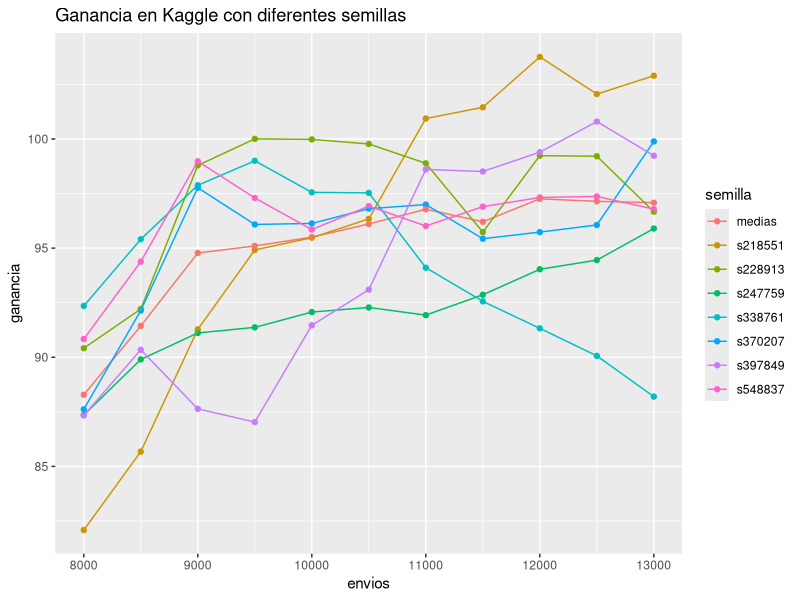

This chart was generated by the following R code:


library(ggplot2)
library(tidyr)
library(dplyr)



#Generar dataset a partir de datos de subidas a kaggle
semillas <- as.data.frame(list("semilla" <- c("s218551","s228913","s247759","s338761","s370207","s397849","s548837"),
                               "e8000" <- c(82.084, 90.414,87.357,92.351,87.614,87.334,90.834),
                               "e8500" <- c(85.677, 92.211,89.901,95.407,92.141,90.344,94.381),
                               "e9000" <- c(91.277, 98.790,91.114,97.880,97.764,87.637,98.977),
                               "e9500" <- c(94.917, 100.004,91.371,99.000,96.084,87.031,97.297),
                               "e10000" <- c(95.477,99.980,92.071,97.554,96.131,91.464,95.851),
                               "e10500" <- c(96.340,99.770,92.281,97.530,96.807,93.097,96.924),
                               "e11000" <- c(100.937,98.884,91.931,94.101,96.994,98.604,96.014),
                               "e11500" <- c(101.450,95.734,92.864,92.561,95.431,98.510,96.900),
                               "e12000" <- c(103.760,99.234,94.031,91.324,95.734,99.397,97.320),
                               "e12500" <- c(102.057,99.210,94.451,90.064,96.061,100.797,97.367),
                               "e13000" <- c(102.897,96.667,95.897,88.197,99.887,99.234,96.784)
                               )
                          )

#Por las dudas, para que el nombre de las columnas estén bien
colnames(semillas) <- c("semilla", "e8000", "e8500", "e9000", "e9500", "e10000", "e10500", "e11000", "e11500", "e12000", "e12500", "e13000")


#Saco vector con el nombre de las columnas menos la primera que es la semilla. La voy a usar para hacer el promedio de cada envio y poder graficar la curva promedio
columnas <- colnames(semillas[,-c(1)]) 

#Para ir juntando los valores de los proemdios de cada envio
medias <- list()

#HAgo los promedios de cada envio y lo agrego a medias
for (col in columnas) {
  medias[[col]] <- mean(semillas[[col]], na.rm = TRUE)
}

# Imprimir resultados
medias

#Hago vector con las medias por envioa
promedios <- c("medias", medias$e8000, medias$e8500, medias$e9000, medias$e9500, medias$e10000, medias$e10500, medias$e11000, medias$e11500, medias$e12000, medias$e12500, medias$e13000)

# Agrego la media al data frame con todos los resultados
semillas <- rbind(semillas, promedios)

# TODO LO QUE VIENE AHORA ES PARA TENER LOS DATOS EN UN FORMATO QUE LE SIRVA A GGPLOT

# Paso las semillas a id de cada fila
rownames(semillas) <- semillas$semilla
semillas <- semillas[,-c(1)]

# Transpongo el data frame y agrego nueva columna con la cantidad de envios
semillas_t <- as.data.frame(t(semillas))
semillas_t$envios <- c(8000,8500,9000,9500,10000,10500,11000,11500,12000,12500,13000)


# Convertir la matriz de formato ancho a largo
matriz_larga <- pivot_longer(
  data = semillas_t,
  cols = colnames(semillas_t[-c(dim(semillas_t)[2])]),  # Selecciona todas las columnas que empiezan con "serie_"
  names_to = "semilla",            # Nombre de la columna que almacenará los nombres de las series
  values_to = "ganancia"                # Nombre de la columna que almacenará los valores
)

# Ver la matriz en formato largo
print(matriz_larga)

matriz_larga$ganancia <- as.numeric(matriz_larga$ganancia)



# Crear el gráfico
ggplot(matriz_larga, aes(x = envios, y = ganancia, color = semilla, group = semilla)) +
  geom_point() +  # Agrega los puntos
  geom_line() +   # Conecta los puntos con líneas
  labs(title = "Ganancia en Kaggle con diferentes semillas", ylab ="Ganancia")

str(matriz_larga)










  
